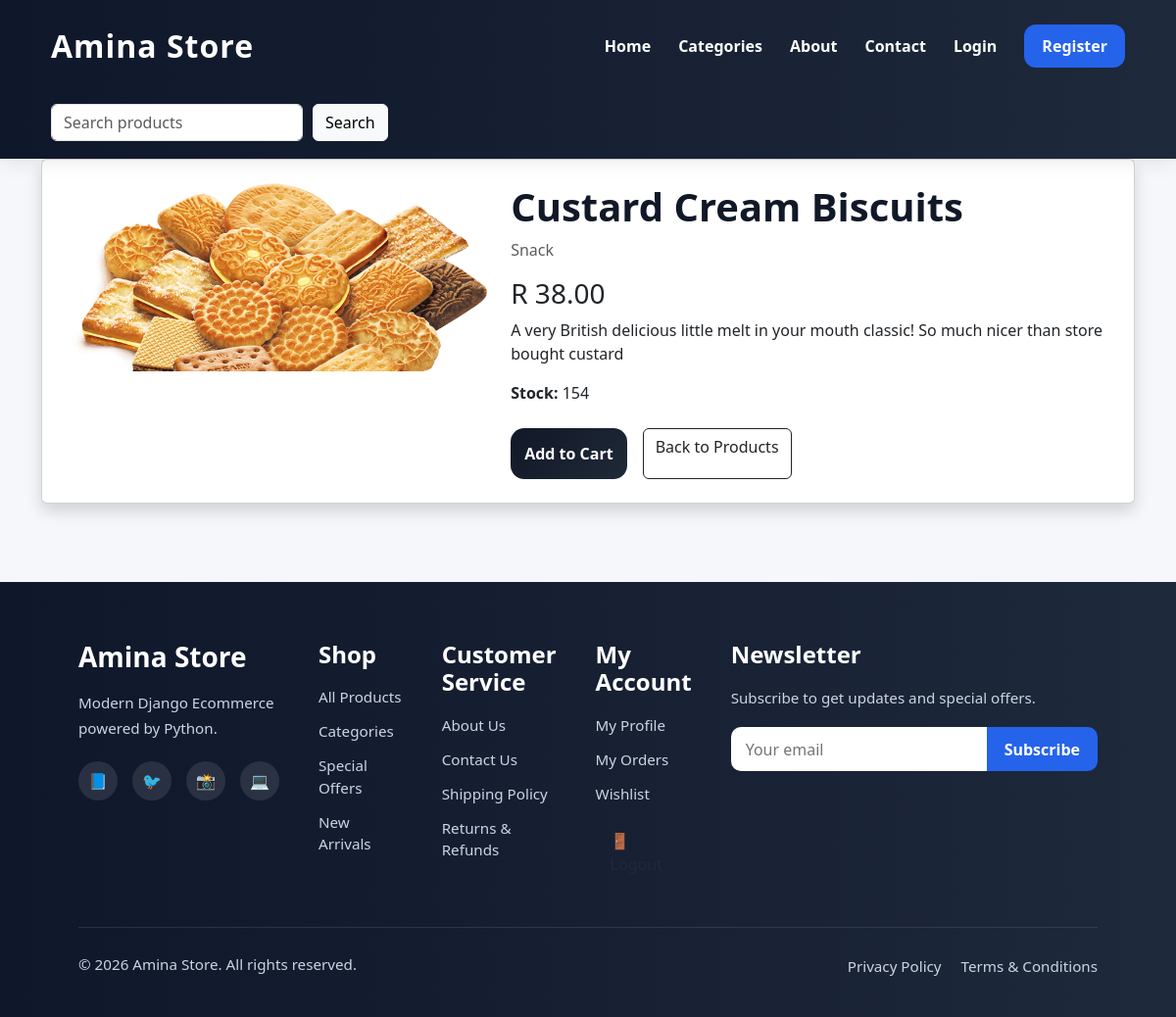
/products/4/, run on the app's committed database.
### products/models.py (models this page shows, shortened)
class Product(models.Model):
    name = models.CharField(max_length=200)
    description = models.TextField()
    category = models.CharField(max_length=100)
    image = models.ImageField(upload_to='products/')
    price = models.DecimalField(max_digits=10, decimal_places=2)
    stock = models.IntegerField()
    created_at = models.DateTimeField(auto_now_add=True)

### products/views.py (the view)
# urls.py: path('products/<int:pk>/', views.product_detail, name='product_detail'),
def product_detail(request, pk):
    product = get_object_or_404(Product, pk=pk)
    return render(request, 'products/detail.html', {'product': product})

### products/templates/products/detail.html
{% extends 'base.html' %}
{% block content %}
<div class="card shadow p-4">
    <div class="row">
        <div class="col-md-5">
            {% if product.image %}
                <img src="{{ product.image.url }}" class="img-fluid rounded" alt="{{ product.name }}">
            {% endif %}
        </div>
        <div class="col-md-7">
            <h1>{{ product.name }}</h1>
            <p class="text-muted">{{ product.category }}</p>
            <h3>R {{ product.price }}</h3>
            <p>{{ product.description }}</p>
            <p><strong>Stock:</strong> {{ product.stock }}</p>
           <div class="d-flex gap-3 mt-4">
    <a href="{% url 'add_to_cart' product.id %}"
       class="btn btn-dark">
        Add to Cart
    </a>
    <a href="/" class="btn btn-outline-dark">
        Back to Products
    </a>
</div>
        </div>
    </div>
</div>
{% endblock %}

### static/css/style.css (style rules this page uses)
body { background: #f5f7fb; font-family: 'Segoe UI', sans-serif; }
h1 { font-weight: 700; color: #111827; }
.btn-dark { background: linear-gradient(135deg, #111827, #1f2937); border: none; border-radius: 14px; padding: 14px; font-weight: 600; transition: 0.3s; }

### data on the page
Product: image (picture), name "Custard Cream Biscuits", category "Snack", price "38.00", description "A very British delicious little melt in your mouth classic! So much nicer than store bought custard", stock "154"
